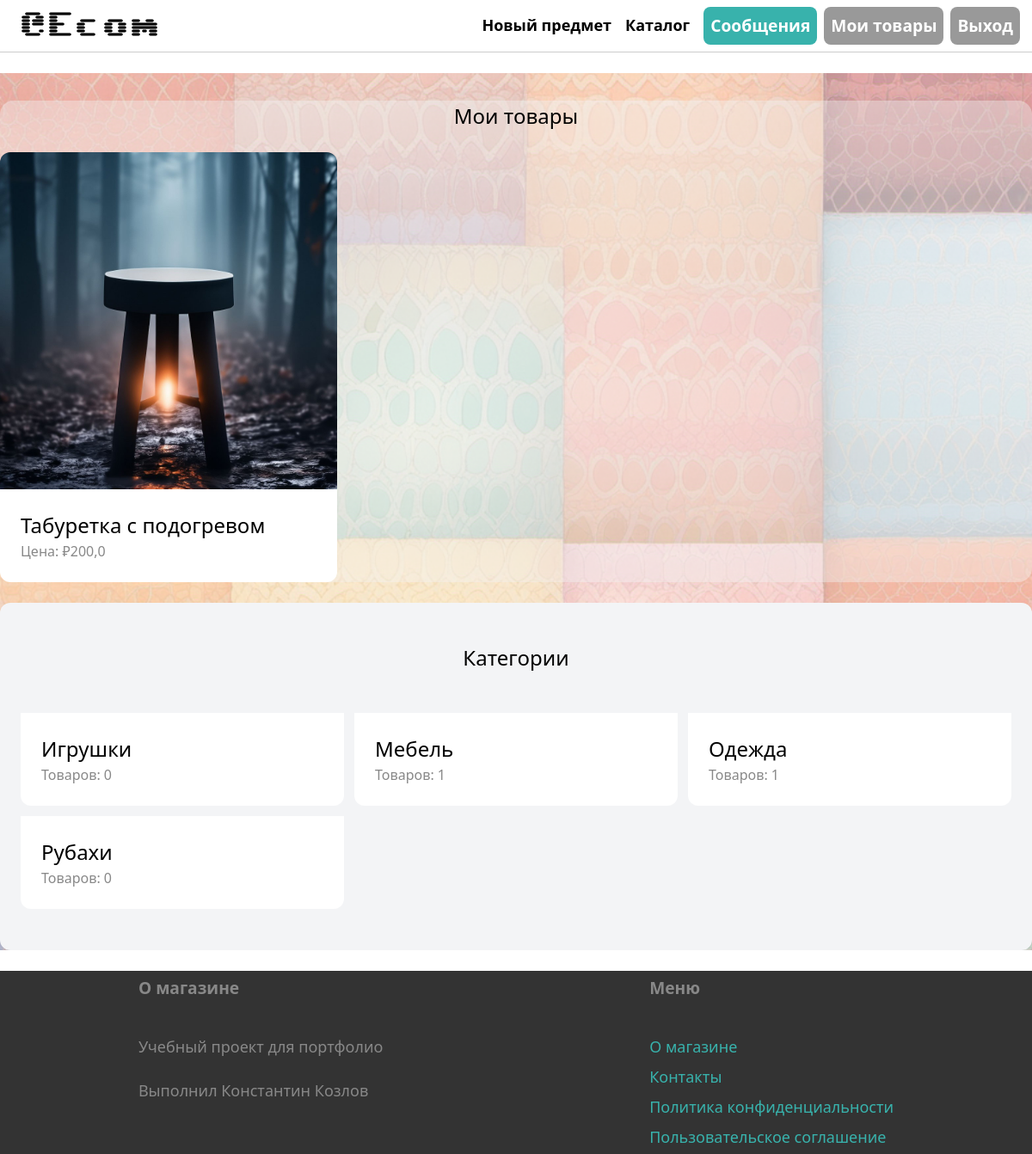
The app's page /dashboard/ (signed in) with its own data.
### item/models.py (models this page shows, shortened)
class Item(models.Model):
    category = models.ForeignKey(Category, related_name='items', on_delete=models.CASCADE)
    name = models.CharField(max_length=255)
    description = models.TextField(blank=True, null=True)
    price = models.FloatField()
    image = models.ImageField(upload_to='item_images', blank=True, null=True)
    is_sold = models.BooleanField(default=False)
    created_at = models.DateTimeField(auto_now_add=True)
    created_by = models.ForeignKey(User, related_name='items', on_delete=models.CASCADE)

class Category(models.Model):
    name = models.CharField(max_length=255)
    class Meta:
        ordering = ('name',)
        verbose_name_plural = 'Categories'

### dashboard/views.py (the view)
# urls.py: path("", views.index, name="index"),
@login_required
def index(request):
    items = Item.objects.filter(created_by=request.user)
    categories = Category.objects.all()
    return render(request, 'dashboard/index.html', {
        'items': items, 'categories': categories,
    })

### dashboard/templates/dashboard/index.html (shortened to what this page needs)
{% extends 'core/base.html' %}
{% block content %}
<div class="all_items">
    <h2 class="items_heading">Мои товары</h2>
    <div class="grid grid-cols-3 gap-3">
        {% for item in items %}
        <div>
            <a href="{% url 'item:detail' item.id %}">
                <div>
                    <img src="{{ item.image.url }}" alt="{{ item.name }}" class="rounded-t-xl">
                </div>
                <div class="item_box">
                    <h2 class="item_name">{{ item.name }}</h2>
                    <p class="item_desc">Цена: ₽{{ item.price }}</p>
                </div>
            </a>
        </div>
        {% endfor %}
    </div>
</div>
<div class="mt-6 px-6 py-12 bg-gray-100 rounded-xl">
    <h2 class="mb-12 text-2xl text-center">Категории</h2>
    <div class="grid grid-cols-3 gap-3">
        {% for category in categories %}
        <div>
            <a href="{% url 'item:items' %}?query={{ query }}&category={{ category.id }}">
                <div class="item_box">
                    <h2 class="item_name">{{ category.name }}</h2>
                    <p class="item_desc">Товаров: {{ category.items.count }}</p>
                </div>
            </a>
        </div>
        {% endfor %}
    </div>
</div>
{% endblock %}

### static/css/style_base.css (style rules this page uses)
html,body { height: 100%; margin: 0; display: flex; flex-direction: column; min-height: 100vh; }

### static/css/style_index.css (style rules this page uses)
.all_items { margin-top: 0.5rem; margin-bottom: 0.5rem; background-color: rgba(242, 242, 242, 0.4); border-radius: 1rem; }
.items_heading { margin-bottom: 1.5rem; font-size: 1.5rem; display: flex; justify-content: center; font-weight: 500; }
@media screen and (min-width: 769px) { .item_name { font-size: 1.5rem; } }
@media screen and (min-width: 769px) { .item_desc { color: #888888; } }
@media screen and (min-width: 769px) { .item_box { padding: 1.5rem; background-color: #ffffff; border-bottom-left-radius: 0.75rem; border-bottom-right-radius: 0.75rem; } }

### static/css/style_items_list.css (style rules this page uses)
body { display: flex; flex-direction: column; min-height: 100vh; }

### records on screen
Item: image (picture), name "Табуретка с подогревом", price "200,0"
Category: name "Игрушки", items.count "0"
Category: name "Мебель", items.count "1"
Category: name "Одежда", items.count "1"
Category: name "Рубахи", items.count "0"
